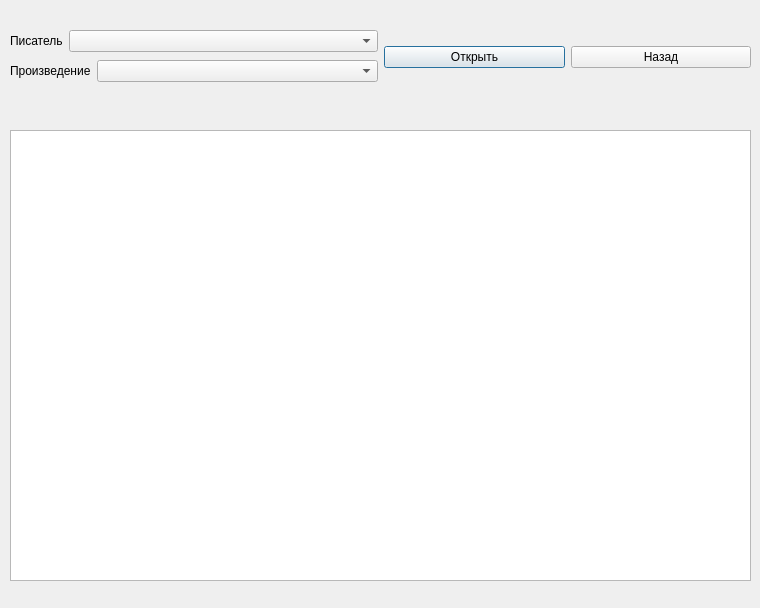
<?xml version="1.0" encoding="UTF-8"?>
<ui version="4.0">
 <class>Find</class>
 <widget class="QDialog" name="Find">
  <property name="geometry">
   <rect>
    <x>0</x>
    <y>0</y>
    <width>760</width>
    <height>608</height>
   </rect>
  </property>
  <property name="windowTitle">
   <string>Поиск</string>
  </property>
  <widget class="QPlainTextEdit" name="plainTextEdit">
   <property name="geometry">
    <rect>
     <x>10</x>
     <y>130</y>
     <width>741</width>
     <height>451</height>
    </rect>
   </property>
  </widget>
  <widget class="QWidget" name="">
   <property name="geometry">
    <rect>
     <x>10</x>
     <y>30</y>
     <width>741</width>
     <height>54</height>
    </rect>
   </property>
   <layout class="QHBoxLayout" name="horizontalLayout_2">
    <item>
     <layout class="QVBoxLayout" name="verticalLayout">
      <item>
       <layout class="QFormLayout" name="formLayout">
        <item row="0" column="0">
         <widget class="QLabel" name="label">
          <property name="text">
           <string>Писатель</string>
          </property>
         </widget>
        </item>
        <item row="0" column="1">
         <widget class="QComboBox" name="comboBox"/>
        </item>
       </layout>
      </item>
      <item>
       <layout class="QFormLayout" name="formLayout_2">
        <item row="0" column="0">
         <widget class="QLabel" name="label_2">
          <property name="text">
           <string>Произведение</string>
          </property>
         </widget>
        </item>
        <item row="0" column="1">
         <widget class="QComboBox" name="comboBox_2"/>
        </item>
       </layout>
      </item>
     </layout>
    </item>
    <item>
     <layout class="QHBoxLayout" name="horizontalLayout">
      <item>
       <widget class="QPushButton" name="pushButton">
        <property name="text">
         <string>Открыть</string>
        </property>
       </widget>
      </item>
      <item>
       <widget class="QPushButton" name="pushButton_2">
        <property name="text">
         <string>Назад</string>
        </property>
       </widget>
      </item>
     </layout>
    </item>
   </layout>
  </widget>
 </widget>
 <resources/>
 <connections/>
</ui>
